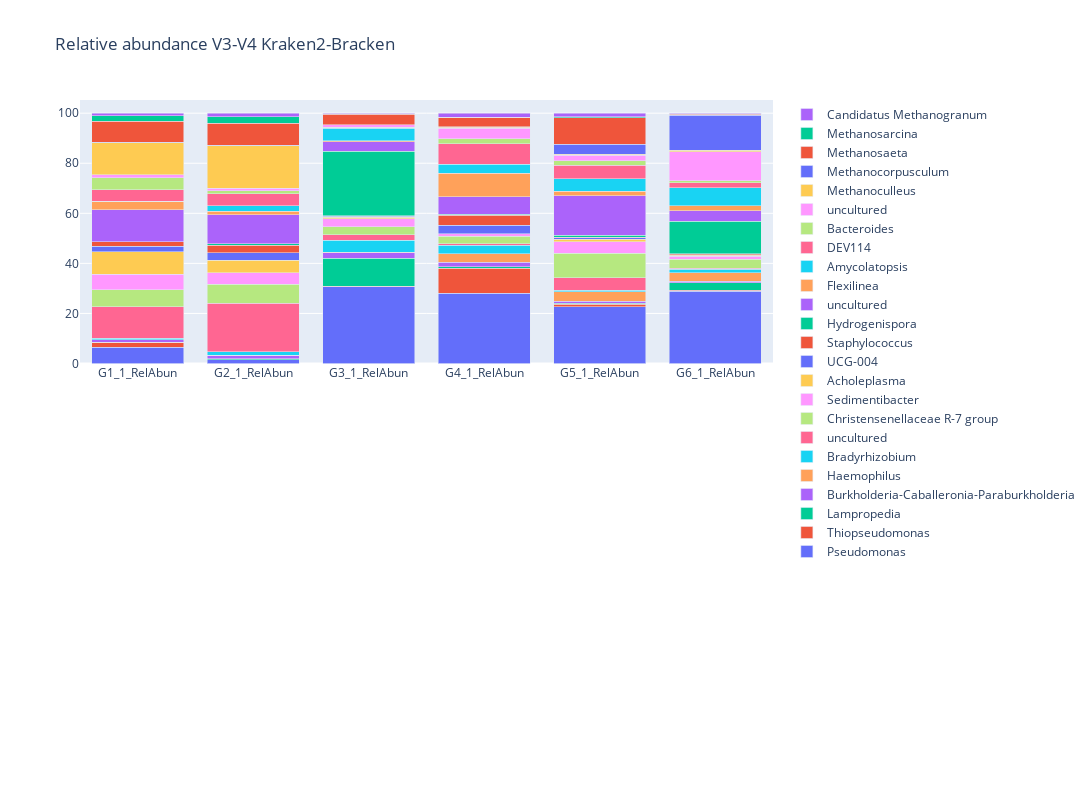

This figure's notebook cell:
### Code cell
sample_names=bracken_file_relative_abun.iloc[:,1:].columns
bracken_file_relative_abun["name"] = bracken_file_relative_abun["name"].apply(lambda x:x.strip())

for i in range(0, len(bracken_file_relative_abun["name"])):
      fig.add_trace(go.Bar(name=bracken_file_relative_abun.iloc[i,0].strip(),
                        x=sample_names,y=bracken_file_relative_abun.iloc[i,1:]),
                  row=1, col=1)

fig.update_layout(barmode='stack',
    autosize=True,
    width=1200,
    height=800,
    title_text="Relative abundance V3-V4 Kraken2-Bracken")
fig.show()

### Figure 1 — Plotly figure (JSON) as saved in the notebook; plotly's stock layout.template omitted (floating-point values rounded to 4 significant figures)
{"data": [{"name": "Pseudomonas", "type": "bar", "x": ["G1_1_RelAbun", "G2_1_RelAbun", "G3_1_RelAbun", "G4_1_RelAbun", "G5_1_RelAbun", "G6_1_RelAbun"], "xaxis": "x", "y": [6.485, 1.514, 30.62, 28.02, 22.63, 28.81], "yaxis": "y"}, {"name": "Thiopseudomonas", "type": "bar", "x": ["G1_1_RelAbun", "G2_1_RelAbun", "G3_1_RelAbun", "G4_1_RelAbun", "G5_1_RelAbun", "G6_1_RelAbun"], "xaxis": "x", "y": [1.98, 0.06826, 0.1453, 10.09, 0.9694, 0.3651], "yaxis": "y"}, {"name": "Lampropedia", "type": "bar", "x": ["G1_1_RelAbun", "G2_1_RelAbun", "G3_1_RelAbun", "G4_1_RelAbun", "G5_1_RelAbun", "G6_1_RelAbun"], "xaxis": "x", "y": [0.01285, 0.3355, 11.21, 0.4633, 0.5378, 3.105], "yaxis": "y"}, {"name": "Burkholderia-Caballeronia-Paraburkholderia", "type": "bar", "x": ["G1_1_RelAbun", "G2_1_RelAbun", "G3_1_RelAbun", "G4_1_RelAbun", "G5_1_RelAbun", "G6_1_RelAbun"], "xaxis": "x", "y": [1.082, 1.455, 2.367, 1.868, 0.7379, 0.4881], "yaxis": "y"}, {"name": "Haemophilus", "type": "bar", "x": ["G1_1_RelAbun", "G2_1_RelAbun", "G3_1_RelAbun", "G4_1_RelAbun", "G5_1_RelAbun", "G6_1_RelAbun"], "xaxis": "x", "y": [0.004671, 0.0185, 0.02768, 3.467, 3.809, 3.481], "yaxis": "y"}, {"name": "Bradyrhizobium", "type": "bar", "x": ["G1_1_RelAbun", "G2_1_RelAbun", "G3_1_RelAbun", "G4_1_RelAbun", "G5_1_RelAbun", "G6_1_RelAbun"], "xaxis": "x", "y": [0.5033, 1.343, 4.845, 3.263, 0.66, 1.416], "yaxis": "y"}, {"name": "uncultured", "type": "bar", "x": ["G1_1_RelAbun", "G2_1_RelAbun", "G3_1_RelAbun", "G4_1_RelAbun", "G5_1_RelAbun", "G6_1_RelAbun"], "xaxis": "x", "y": [12.57, 19.34, 2.239, 0.5691, 4.874, 0.3036], "yaxis": "y"}, {"name": "Christensenellaceae R-7 group", "type": "bar", "x": ["G1_1_RelAbun", "G2_1_RelAbun", "G3_1_RelAbun", "G4_1_RelAbun", "G5_1_RelAbun", "G6_1_RelAbun"], "xaxis": "x", "y": [6.813, 7.564, 3.115, 3.143, 9.773, 3.732], "yaxis": "y"}, {"name": "Sedimentibacter", "type": "bar", "x": ["G1_1_RelAbun", "G2_1_RelAbun", "G3_1_RelAbun", "G4_1_RelAbun", "G5_1_RelAbun", "G6_1_RelAbun"], "xaxis": "x", "y": [6.235, 4.647, 3.169, 0.8675, 4.637, 1.106], "yaxis": "y"}, {"name": "Acholeplasma", "type": "bar", "x": ["G1_1_RelAbun", "G2_1_RelAbun", "G3_1_RelAbun", "G4_1_RelAbun", "G5_1_RelAbun", "G6_1_RelAbun"], "xaxis": "x", "y": [9.049, 4.999, 0.6074, 0.09701, 1.089, 0.4255], "yaxis": "y"}, {"name": "UCG-004", "type": "bar", "x": ["G1_1_RelAbun", "G2_1_RelAbun", "G3_1_RelAbun", "G4_1_RelAbun", "G5_1_RelAbun", "G6_1_RelAbun"], "xaxis": "x", "y": [2.045, 2.904, 0.399, 3.341, 0.5298, 0.2791], "yaxis": "y"}, {"name": "Staphylococcus", "type": "bar", "x": ["G1_1_RelAbun", "G2_1_RelAbun", "G3_1_RelAbun", "G4_1_RelAbun", "G5_1_RelAbun", "G6_1_RelAbun"], "xaxis": "x", "y": [1.806, 3.096, 0.3406, 3.969, 0.2433, 0.2347], "yaxis": "y"}, {"name": "Hydrogenispora", "type": "bar", "x": ["G1_1_RelAbun", "G2_1_RelAbun", "G3_1_RelAbun", "G4_1_RelAbun", "G5_1_RelAbun", "G6_1_RelAbun"], "xaxis": "x", "y": [0.04496, 0.4906, 25.62, 0.4324, 0.7523, 13.08], "yaxis": "y"}, {"name": "uncultured", "type": "bar", "x": ["G1_1_RelAbun", "G2_1_RelAbun", "G3_1_RelAbun", "G4_1_RelAbun", "G5_1_RelAbun", "G6_1_RelAbun"], "xaxis": "x", "y": [12.78, 11.64, 3.89, 7.007, 15.85, 4.177], "yaxis": "y"}, {"name": "Flexilinea", "type": "bar", "x": ["G1_1_RelAbun", "G2_1_RelAbun", "G3_1_RelAbun", "G4_1_RelAbun", "G5_1_RelAbun", "G6_1_RelAbun"], "xaxis": "x", "y": [3.391, 1.321, 0.4167, 9.409, 1.755, 2.024], "yaxis": "y"}, {"name": "Amycolatopsis", "type": "bar", "x": ["G1_1_RelAbun", "G2_1_RelAbun", "G3_1_RelAbun", "G4_1_RelAbun", "G5_1_RelAbun", "G6_1_RelAbun"], "xaxis": "x", "y": [0.02686, 2.324, 4.946, 3.619, 5.034, 7.185], "yaxis": "y"}, {"name": "DEV114", "type": "bar", "x": ["G1_1_RelAbun", "G2_1_RelAbun", "G3_1_RelAbun", "G4_1_RelAbun", "G5_1_RelAbun", "G6_1_RelAbun"], "xaxis": "x", "y": [4.542, 4.804, 0.1553, 8.062, 5.221, 2.02], "yaxis": "y"}, {"name": "Bacteroides", "type": "bar", "x": ["G1_1_RelAbun", "G2_1_RelAbun", "G3_1_RelAbun", "G4_1_RelAbun", "G5_1_RelAbun", "G6_1_RelAbun"], "xaxis": "x", "y": [4.803, 1.068, 0.3137, 2.153, 1.836, 0.733], "yaxis": "y"}, {"name": "uncultured", "type": "bar", "x": ["G1_1_RelAbun", "G2_1_RelAbun", "G3_1_RelAbun", "G4_1_RelAbun", "G5_1_RelAbun", "G6_1_RelAbun"], "xaxis": "x", "y": [1.238, 1.015, 0.9019, 4.154, 2.255, 11.55], "yaxis": "y"}, {"name": "Methanoculleus", "type": "bar", "x": ["G1_1_RelAbun", "G2_1_RelAbun", "G3_1_RelAbun", "G4_1_RelAbun", "G5_1_RelAbun", "G6_1_RelAbun"], "xaxis": "x", "y": [12.79, 17.08, 0.08919, 0.4365, 0.4284, 0.6499], "yaxis": "y"}, {"name": "Methanocorpusculum", "type": "bar", "x": ["G1_1_RelAbun", "G2_1_RelAbun", "G3_1_RelAbun", "G4_1_RelAbun", "G5_1_RelAbun", "G6_1_RelAbun"], "xaxis": "x", "y": [0.1086, 0.222, 0.0223, 0.1123, 4.028, 14.02], "yaxis": "y"}, {"name": "Methanosaeta", "type": "bar", "x": ["G1_1_RelAbun", "G2_1_RelAbun", "G3_1_RelAbun", "G4_1_RelAbun", "G5_1_RelAbun", "G6_1_RelAbun"], "xaxis": "x", "y": [8.391, 8.728, 4.133, 3.813, 10.62, 0.4625], "yaxis": "y"}, {"name": "Methanosarcina", "type": "bar", "x": ["G1_1_RelAbun", "G2_1_RelAbun", "G3_1_RelAbun", "G4_1_RelAbun", "G5_1_RelAbun", "G6_1_RelAbun"], "xaxis": "x", "y": [2.349, 2.544, 0.1384, 0.03003, 0.2427, 0.01652], "yaxis": "y"}, {"name": "Candidatus Methanogranum", "type": "bar", "x": ["G1_1_RelAbun", "G2_1_RelAbun", "G3_1_RelAbun", "G4_1_RelAbun", "G5_1_RelAbun", "G6_1_RelAbun"], "xaxis": "x", "y": [0.9424, 1.476, 0.2891, 1.606, 1.486, 0.3275], "yaxis": "y"}], "layout": {"autosize": true, "barmode": "stack", "height": 800, "title": {"text": "Relative abundance V3-V4 Kraken2-Bracken"}, "width": 1200, "xaxis": {"anchor": "y", "domain": [0, 1]}, "xaxis2": {"anchor": "y2", "domain": [0, 1]}, "yaxis": {"anchor": "x", "domain": [0.575, 1]}, "yaxis2": {"anchor": "x2", "domain": [0, 0.425]}}}
